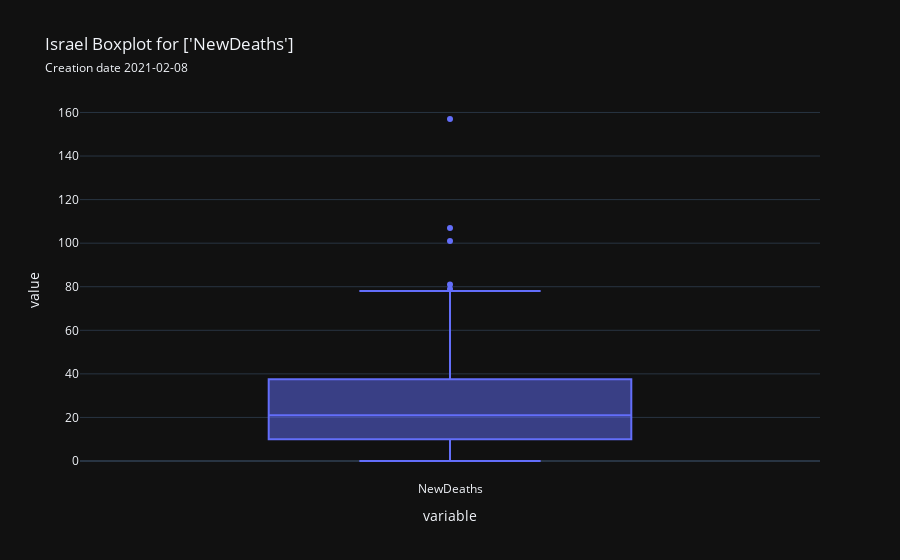

Source (notebook cell):
### Code cell
country.boxplot(['NewDeaths'], save=True)

### Figure 1 — Plotly figure (JSON) as saved in the notebook; plotly's stock layout.template omitted (floating-point values rounded to 4 significant figures; data arrays with more than 128 entries replaced by an {"elided": "..."} marker saying what was removed)
{"data": [{"alignmentgroup": "True", "hovertemplate": "variable=%{x}<br>value=%{y}<extra></extra>", "legendgroup": "", "marker": {"color": "#636efa"}, "name": "", "notched": false, "offsetgroup": "", "orientation": "v", "quartilemethod": "exclusive", "showlegend": false, "type": "box", "x": {"elided": "174 str values"}, "x0": " ", "xaxis": "x", "y": {"elided": "174 float values"}, "y0": " ", "yaxis": "y"}], "layout": {"boxmode": "group", "legend": {"tracegroupgap": 0}, "title": {"text": "Israel Boxplot for ['NewDeaths']<br><span style='font-size: 12px;'>Creation date 2021-02-08</span>"}, "xaxis": {"anchor": "y", "domain": [0.0, 1.0], "title": {"text": "variable"}}, "yaxis": {"anchor": "x", "domain": [0.0, 1.0], "title": {"text": "value"}}}}
